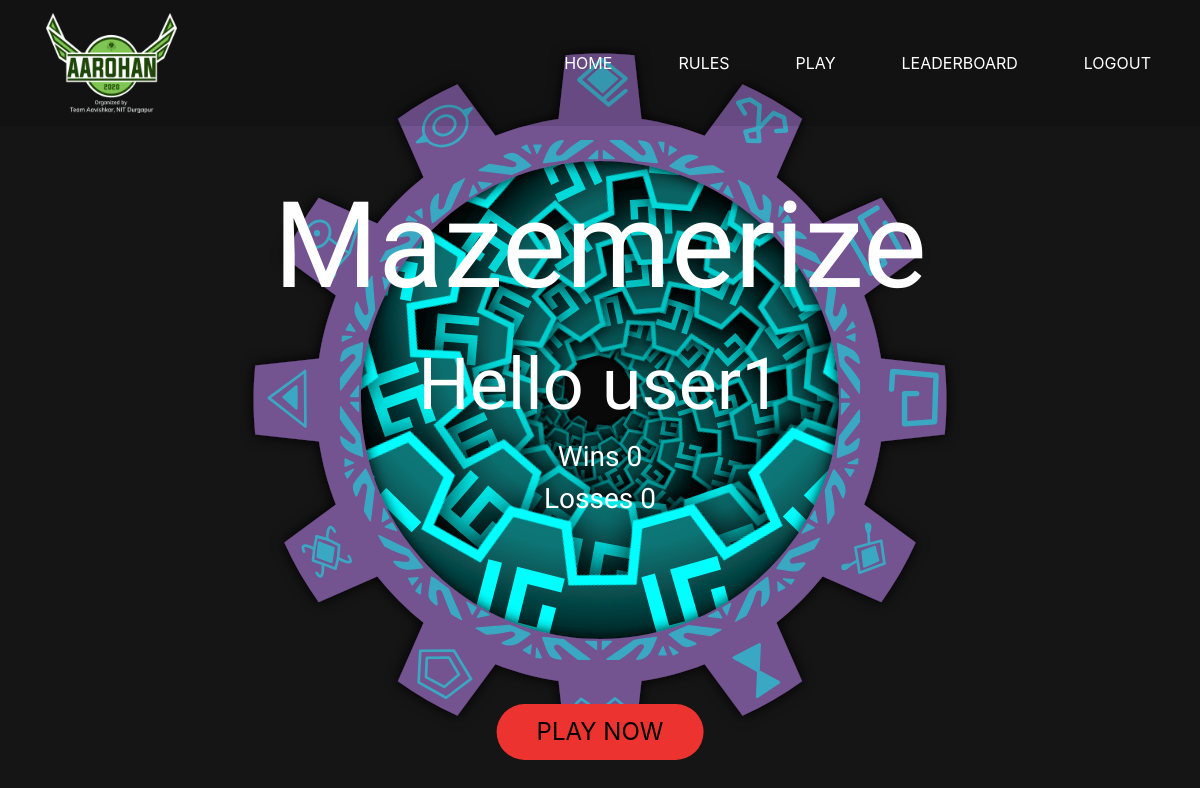
The app's page /playnow/ (signed in) with its own data.
### game/models.py (models this page shows, shortened)
class Profile(models.Model):
	user=models.OneToOneField(User,on_delete=models.CASCADE)
	image = models.ImageField(default='default.jpg', upload_to='profile_pics')
	win = models.IntegerField(default=0)
	lose = models.IntegerField(default=0)
	game = models.IntegerField(default=0)
	class Meta():
		ordering = ('-win','lose')

### game/views.py (the view)
# urls.py: path('playnow/',views.play,name = 'play'),
def play(request):
	user = User.objects.get(username = request.user)
	p = Profile.objects.get(user = user)
	return render(request,'game/play.html',{'p':p})

### game/templates/game/play.html (shortened to what this page needs)
{% load static %}
<!DOCTYPE html>
<html lang="en">
<head>
  <link rel="stylesheet" href="https://stackpath.bootstrapcdn.com/bootstrap/4.3.1/css/bootstrap.min.css"
>
  <link rel="stylesheet" href="https://stackpath.bootstrapcdn.com/font-awesome/4.7.0/css/font-awesome.min.css">
</head>
<body>
  <section id="nav-bar">
    <nav class="navbar navbar-expand-lg navbar-light">
      <a class="navbar-brand" href="https://arhn.co.in/" target="_blank"><img src="{% static 'img/logo.png' %}" id="logo"></a>
      <div class="collapse navbar-collapse" id="navbarNav">
        <ul class="navbar-nav ml-auto">
          <li class="nav-item">
            <button type="button" class="btn" style="color: white;">
              <a href="{% url 'play' %}" style="color: white;">HOME</a>
            </button>
          </li>
          <li class="nav-item">
            <button type="button" class="btn" data-toggle="modal" data-target="#myModal" style="color: white;">RULES</button>
          </li>
          <li class="nav-item">
            <button type="button" class="btn" style="color: white;">
              <a href="{% url 'game' %}" style="color: white;">PLAY</a>
            </button>
          </li>
          <li class="nav-item">
            <button type="button" class="btn" style="color: white;">
              <a href="/playnow/leaderboard" style="color: white;">LEADERBOARD</a>
            </button>
          </li>
          <li class="nav-item active">
            <button type="button" class="btn" style="color: white;">
              <a href="{% url 'logout' %}" style="color: white;">LOGOUT</a>
            </button>
          </li>
        </ul>
      </div>
    </nav>
  </section>
  <div id="container" style="z-index: -1;">
    <div id="portal">
      <div id="innerGears">
      </div>
    </div>
  </div>
  <h1 id="title" style="color: white;text-align: center;font-family: 'Nova Cut', cursive;">Mazemerize</h1>
  <h2 id='username' style="color: white;text-align: center;font-family: 'Nova Cut', cursive;">Hello {{p.user.first_name}}
  </h2>
  <h3 id='moves' style="color: white;text-align: center;font-family: 'Nova Cut', serif;">Wins {{p.win}}</h3>
  <h3 id='moves' style="color: white;text-align: center;font-family: 'Nova Cut', serif;">Losses {{p.lose}}</h3>
  <button id="now"><a href="{% url 'game' %}">PLAY NOW</a></button>
</body>
</html>

### game/templates/game/play.html (style rules this page uses)
body { background-color: #151515; width: 100%; height: 100%; margin: 0px; overflow: hidden; --blue: #3aa8c3; --lightBlue: #0ff; --spinAnimation: spin 23s cubic-bezier(.39, -0.52, .53, .98) 0s infinite; }
#container { width: 90vw; height: 90vw; max-width: 90vh; max-height: 90vh; margin: auto; position: absolute; top: 0; right: 0; bottom: 0; left: 0; }
#portal { width: 100%; height: 100%; position: relative; }
#portal>#mainGear { position: absolute; top: 0px; left: 0px; right: 0px; bottom: 0px; z-index: 1; animation: var(--spinAnimation); will-change: transform; z-index: 100; }
#portal>#innerGears { position: absolute; top: 14.5%; left: 14.5%; right: 14.5%; bottom: 14.5%; border-radius: 50%; -webkit-clip-path: circle(50%); overflow: hidden; }
#portal>#innerGears>.innerGear { position: absolute; transform-origin: center; animation: var(--spinAnimation); will-change: transform; }
.innerGear:nth-child(1) { width: 190%; height: 190%; bottom: -22%; left: -45%; z-index: 99; }
.innerGear:nth-child(2) { width: 150%; height: 150%; bottom: -8%; left: -16%; z-index: 98; }
.innerGear:nth-child(3) { width: 117%; height: 117%; top: -17%; left: 3%; z-index: 97; }
.innerGear:nth-child(4) { width: 100%; height: 100%; top: -2%; left: 12%; z-index: 96; }
.innerGear:nth-child(5) { width: 92%; height: 92%; top: 9.5%; left: 15.5%; z-index: 95; }
.innerGear:nth-child(6) { width: 79.5%; height: 79.5%; top: 19.5%; left: 17%; z-index: 94; }
.innerGear:nth-child(7) { width: 70%; height: 70%; top: 23.3%; left: 17%; z-index: 93; }
.innerGear:nth-child(8) { width: 63%; height: 63%; top: 25%; left: 15%; z-index: 92; }
.innerGear:nth-child(9) { width: 55%; height: 55%; top: 26%; left: 18%; z-index: 91; }
.innerGear:nth-child(10) { width: 51%; height: 51%; top: 25%; left: 18.5%; z-index: 90; }
.innerGear:nth-child(11) { width: 48%; height: 48%; top: 23.5%; left: 21%; z-index: 89; }
.innerGear:nth-child(12) { width: 45%; height: 45%; top: 23%; left: 24%; z-index: 88; }
.innerGear:nth-child(13) { width: 40%; height: 40%; top: 25.5%; left: 29.2%; z-index: 87; }
.innerGear:nth-child(14) { width: 35%; height: 35%; top: 32%; left: 34%; z-index: 86; }
.innerGear:nth-child(15) { width: 32%; height: 32%; top: 31%; left: 35%; z-index: 85; }
@media only screen and (min-width: 1000px) { #title { font-size: 10vw; margin-top: 4vw; margin-bottom: 1vw; } }
@media only screen and (min-width: 1000px) { #username { margin-top: 2vw; font-size: 6vw; margin-bottom: 1vw; } }
@media only screen and (min-width: 1000px) { a { text-decoration: none; color: black; } }
@media only screen and (min-width: 1000px) { button { padding: 5vw; margin-left: 50%; transform: translateX(-50%); background-color: white; border: none; padding: 10px 20px; text-align: center; text-decoration: none; display: inline-block; cursor: pointer; border-radius: 16px; font-size: 2vw; } }
@media only screen and (min-width: 1000px) { #now { position: absolute; left: 0%; top: 88%; color: #fff !important; text-transform: uppercase; text-decoration: none; background: #ed3330; padding: 10px 40px; border-radius: 50px; display: inline-block; border: none; transition: all 0.4s ease 0s; } }
#nav-bar { position: sticky; top: 0; z-index: 10; }
.navbar-brand img { height: 100px; padding-left: 30px; }
.navbar-nav li { padding: 0 20px; }
.navbar-nav li { float: right; text-align: left; }
.navbar { background:rgba(0, 0, 0, 0.1); }
#navbarNav { margin-bottom: 00px; padding-bottom: -10px; }

### records on screen
Profile: user.first_name "user1", win "0", lose "0"
